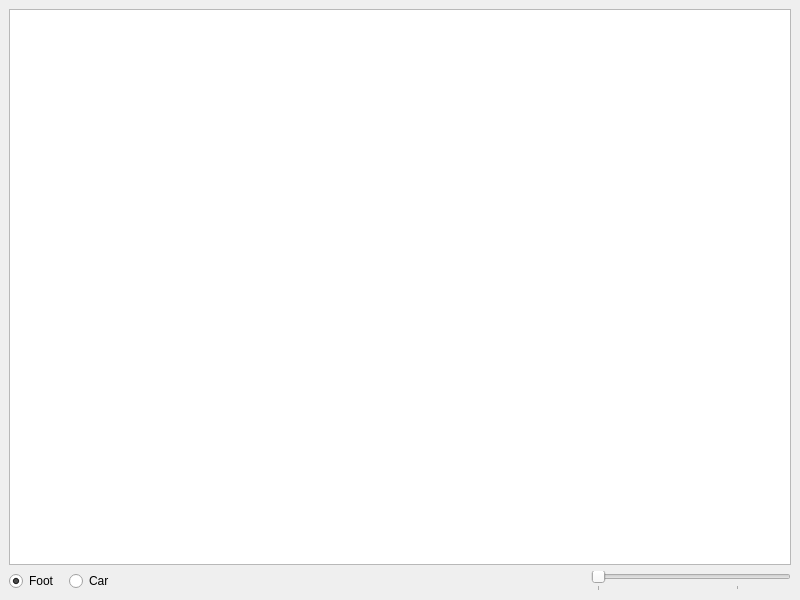
<?xml version="1.0" encoding="UTF-8"?>
<ui version="4.0">
 <class>MainWindow</class>
 <widget class="QMainWindow" name="MainWindow">
  <property name="geometry">
   <rect>
    <x>0</x>
    <y>0</y>
    <width>800</width>
    <height>600</height>
   </rect>
  </property>
  <property name="windowTitle">
   <string>MainWindow</string>
  </property>
  <widget class="QWidget" name="centralwidget">
   <layout class="QVBoxLayout" name="verticalLayout">
    <item>
     <widget class="MapView" name="mapView"/>
    </item>
    <item>
     <layout class="QHBoxLayout" name="horizontalLayout">
      <property name="spacing">
       <number>10</number>
      </property>
      <item alignment="Qt::AlignHCenter|Qt::AlignTop">
       <widget class="QRadioButton" name="footButton">
        <property name="text">
         <string>Foot</string>
        </property>
        <property name="checked">
         <bool>true</bool>
        </property>
       </widget>
      </item>
      <item alignment="Qt::AlignHCenter|Qt::AlignTop">
       <widget class="QRadioButton" name="carButton">
        <property name="text">
         <string>Car</string>
        </property>
       </widget>
      </item>
      <item>
       <spacer name="horizontalSpacer">
        <property name="orientation">
         <enum>Qt::Horizontal</enum>
        </property>
        <property name="sizeHint" stdset="0">
         <size>
          <width>40</width>
          <height>20</height>
         </size>
        </property>
       </spacer>
      </item>
      <item alignment="Qt::AlignVCenter">
       <widget class="QSlider" name="slider">
        <property name="maximumSize">
         <size>
          <width>200</width>
          <height>16777215</height>
         </size>
        </property>
        <property name="minimum">
         <number>100</number>
        </property>
        <property name="maximum">
         <number>200</number>
        </property>
        <property name="singleStep">
         <number>1</number>
        </property>
        <property name="value">
         <number>100</number>
        </property>
        <property name="orientation">
         <enum>Qt::Horizontal</enum>
        </property>
        <property name="tickPosition">
         <enum>QSlider::TicksBelow</enum>
        </property>
        <property name="tickInterval">
         <number>75</number>
        </property>
       </widget>
      </item>
     </layout>
    </item>
   </layout>
  </widget>
 </widget>
 <customwidgets>
  <customwidget>
   <class>MapView</class>
   <extends>QGraphicsView</extends>
   <header>mapview.h</header>
  </customwidget>
 </customwidgets>
 <resources/>
 <connections/>
</ui>
